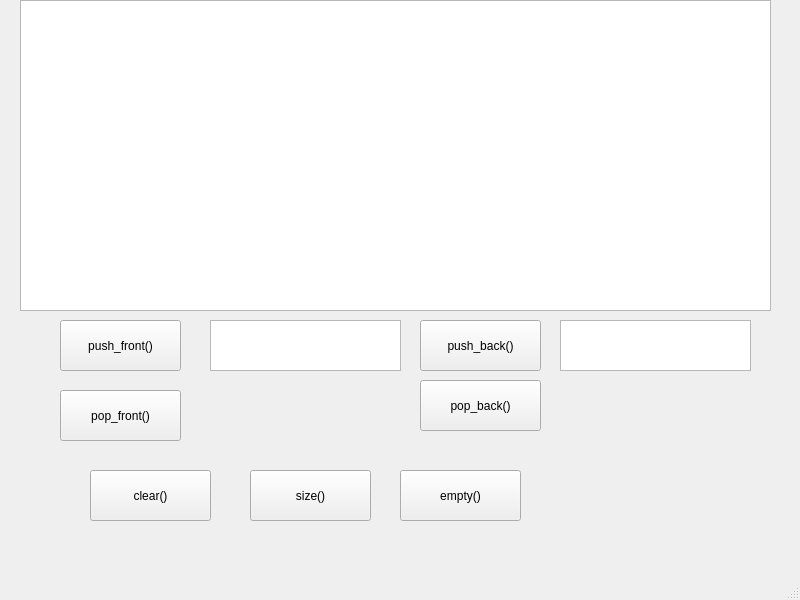
<?xml version="1.0" encoding="UTF-8"?>
<ui version="4.0">
 <class>MainWindow</class>
 <widget class="QMainWindow" name="MainWindow">
  <property name="geometry">
   <rect>
    <x>0</x>
    <y>0</y>
    <width>800</width>
    <height>600</height>
   </rect>
  </property>
  <property name="windowTitle">
   <string>MainWindow</string>
  </property>
  <widget class="QWidget" name="centralwidget">
   <widget class="QListWidget" name="listWidget">
    <property name="geometry">
     <rect>
      <x>20</x>
      <y>0</y>
      <width>751</width>
      <height>311</height>
     </rect>
    </property>
   </widget>
   <widget class="QPushButton" name="pushButton">
    <property name="geometry">
     <rect>
      <x>60</x>
      <y>320</y>
      <width>121</width>
      <height>51</height>
     </rect>
    </property>
    <property name="text">
     <string>push_front()</string>
    </property>
   </widget>
   <widget class="QPushButton" name="pushButton_2">
    <property name="geometry">
     <rect>
      <x>420</x>
      <y>320</y>
      <width>121</width>
      <height>51</height>
     </rect>
    </property>
    <property name="text">
     <string>push_back()</string>
    </property>
   </widget>
   <widget class="QPushButton" name="pushButton_3">
    <property name="geometry">
     <rect>
      <x>420</x>
      <y>380</y>
      <width>121</width>
      <height>51</height>
     </rect>
    </property>
    <property name="text">
     <string>pop_back()</string>
    </property>
   </widget>
   <widget class="QPushButton" name="pushButton_4">
    <property name="geometry">
     <rect>
      <x>60</x>
      <y>390</y>
      <width>121</width>
      <height>51</height>
     </rect>
    </property>
    <property name="text">
     <string>pop_front()</string>
    </property>
   </widget>
   <widget class="QPushButton" name="pushButton_5">
    <property name="geometry">
     <rect>
      <x>90</x>
      <y>470</y>
      <width>121</width>
      <height>51</height>
     </rect>
    </property>
    <property name="text">
     <string>clear()</string>
    </property>
   </widget>
   <widget class="QPushButton" name="pushButton_6">
    <property name="geometry">
     <rect>
      <x>250</x>
      <y>470</y>
      <width>121</width>
      <height>51</height>
     </rect>
    </property>
    <property name="text">
     <string>size()</string>
    </property>
   </widget>
   <widget class="QPushButton" name="pushButton_7">
    <property name="geometry">
     <rect>
      <x>400</x>
      <y>470</y>
      <width>121</width>
      <height>51</height>
     </rect>
    </property>
    <property name="text">
     <string>empty()</string>
    </property>
   </widget>
   <widget class="QTextEdit" name="textEdit">
    <property name="geometry">
     <rect>
      <x>210</x>
      <y>320</y>
      <width>191</width>
      <height>51</height>
     </rect>
    </property>
   </widget>
   <widget class="QTextEdit" name="textEdit_2">
    <property name="geometry">
     <rect>
      <x>560</x>
      <y>320</y>
      <width>191</width>
      <height>51</height>
     </rect>
    </property>
   </widget>
  </widget>
  <widget class="QMenuBar" name="menubar">
   <property name="geometry">
    <rect>
     <x>0</x>
     <y>0</y>
     <width>800</width>
     <height>25</height>
    </rect>
   </property>
  </widget>
  <widget class="QStatusBar" name="statusbar"/>
 </widget>
 <resources/>
 <connections/>
</ui>
